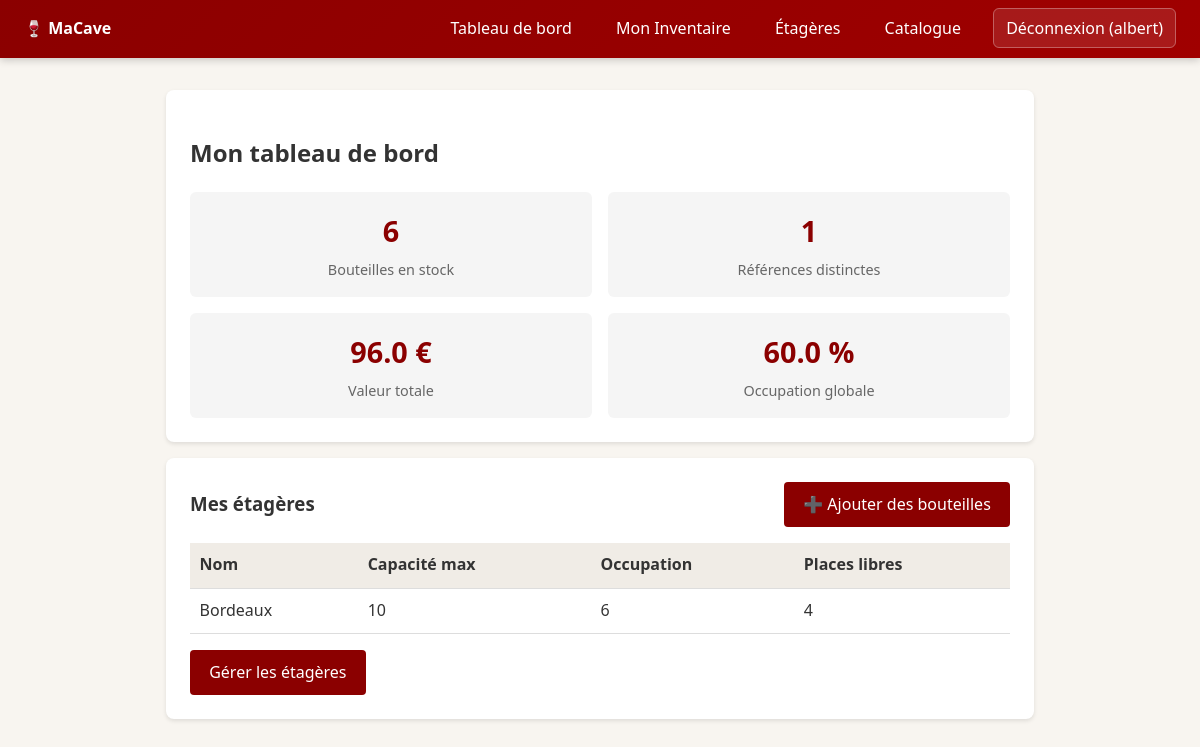
Before: /cave/dashboard (signed in) with the older database file.
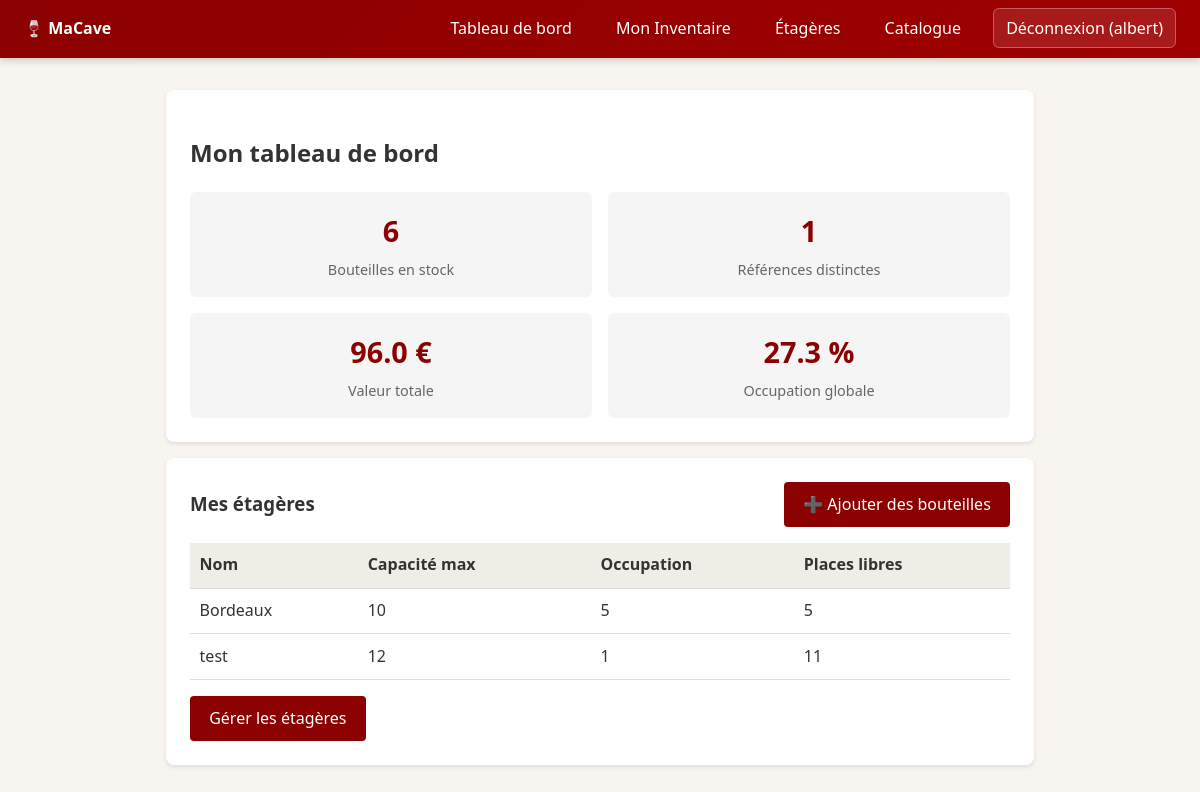
After: the same page with the newer database file.
### tables this page shows
CREATE TABLE utilisateurs (
    id INTEGER PRIMARY KEY AUTOINCREMENT,
    username TEXT NOT NULL UNIQUE,
    email TEXT NOT NULL UNIQUE,
    password_hash TEXT NOT NULL
);

CREATE TABLE etageres (
    id INTEGER PRIMARY KEY AUTOINCREMENT,
    cave_id INTEGER NOT NULL,
    nom TEXT NOT NULL,
    capacite_max INTEGER NOT NULL DEFAULT 0,
    UNIQUE (cave_id, nom),
    FOREIGN KEY (cave_id) REFERENCES caves(id) ON DELETE CASCADE
);

### src/macave/routes/cave_routes.py (the view)
@bp.route("/dashboard")
def dashboard():
    cave_id = _get_cave_id()
    if cave_id is None:
        flash("Aucune cave trouvée.", "warning")
        return redirect(url_for("auth.login"))
    stats = stock_service.get_cave_stats(cave_id, g.db)
    etageres = stock_service.get_etageres_by_cave(cave_id, g.db)
    for e in etageres:
        occ = g.db.execute(
            "SELECT COUNT(*) as cnt FROM bouteilles WHERE etagere_id = ? AND statut = 'en_stock'",
            (e.id,),
        ).fetchone()["cnt"]
        e._occupation = occ
    return render_template(
        "cave/dashboard.html", stats=stats, etageres=etageres
    )

### src/macave/db.py (called while the page is built)
    def __enter__(self) -> sqlite3.Connection:
        self._connection = sqlite3.connect(self.db_path)
        self._connection.row_factory = sqlite3.Row
        self._connection.execute("PRAGMA foreign_keys = ON")
        return self._connection

### src/macave/routes/cave_routes.py (called while the page is built)
def _get_cave_id() -> int | None:
    if g.user is None:
        return None
    row = g.db.execute(
        "SELECT id FROM caves WHERE utilisateur_id = ?", (g.user.id,)
    ).fetchone()
    return row["id"] if row else None

### src/macave/services/auth_service.py (called while the page is built)
def get_user_by_id(user_id: int, conn: sqlite3.Connection) -> Utilisateur | None:
    row = conn.execute(
        "SELECT id, username, email, password_hash FROM utilisateurs WHERE id = ?",
        (user_id,),
    ).fetchone()
    if row is None:
        return None
    return Utilisateur(
        id=row["id"],
        username=row["username"],
        email=row["email"],
        password_hash=row["password_hash"],
    )

### src/macave/services/stock_service.py (called while the page is built)
def get_etageres_by_cave(cave_id: int, conn: sqlite3.Connection) -> list[Etagere]:
    rows = conn.execute(
        "SELECT id, nom, capacite_max FROM etageres WHERE cave_id = ?",
        (cave_id,),
    ).fetchall()
    return [Etagere(id=r["id"], nom=r["nom"], capacite_max=r["capacite_max"]) for r in rows]

### src/macave/templates/cave/dashboard.html (shortened to what this page needs)
{% extends 'base.html' %}
{% block content %}
<div class="card">
  <h2>Mon tableau de bord</h2>
  <div class="grid-2" style="margin-top: 1rem;">
    <div class="stat-box">
      <div class="value">{{ stats.nb_bouteilles }}</div>
      <div class="label">Bouteilles en stock</div>
    </div>
    <div class="stat-box">
      <div class="value">{{ stats.nb_references }}</div>
      <div class="label">Références distinctes</div>
    </div>
    <div class="stat-box">
      <div class="value">{{ stats.valeur_totale }} €</div>
      <div class="label">Valeur totale</div>
    </div>
    <div class="stat-box">
      <div class="value">
        {% if stats.occupation_globale is not none %}
          {{ "%.1f"|format(stats.occupation_globale) }} %
        {% else %}
          —
        {% endif %}
      </div>
      <div class="label">Occupation globale</div>
    </div>
  </div>
</div>
<div class="card">
  <div class="header-with-action">
    <h3>Mes étagères</h3>
    <a href="{{ url_for('cave.ajouter_bouteilles') }}" class="btn">➕ Ajouter des bouteilles</a>
  </div>
  {% if etageres %}
    <table>
      <thead>
        <tr><th>Nom</th><th>Capacité max</th><th>Occupation</th><th>Places libres</th></tr>
      </thead>
      <tbody>
        {% for e in etageres %}
        <tr>
          <td>{{ e.nom }}</td>
          <td>{{ e.capacite_max }}</td>
          <td>{{ e._occupation }}</td>
          <td>{{ e.capacite_max - e._occupation }}</td>
        </tr>
        {% endfor %}
      </tbody>
    </table>
    <div style="margin-top: 1rem;">
      <a href="{{ url_for('cave.etageres') }}" class="btn">Gérer les étagères</a>
    </div>
  {% else %}
    <p>Aucune étagère. <a href="{{ url_for('cave.etageres') }}">En créer une</a>.</p>
  {% endif %}
</div>
{% endblock %}

### src/macave/templates/base.html (shortened to what this page needs)
<!doctype html>
<html lang="fr">
<head>
</head>
<body>
  <nav>
    <div><strong>🍷 MaCave</strong></div>
    <div>
      {% if g.user %}
        <a href="{{ url_for('cave.dashboard') }}">Tableau de bord</a>
        <a href="{{ url_for('inventaire.index') }}">Mon Inventaire</a>
        <a href="{{ url_for('cave.etageres') }}">Étagères</a>
        <a href="{{ url_for('catalogue.vins') }}">Catalogue</a>
        <a href="{{ url_for('auth.logout') }}" class="btn-logout">Déconnexion ({{ g.user.username }})</a>
      {% else %}
        <a href="{{ url_for('auth.register') }}">Inscription</a>
        <a href="{{ url_for('auth.login') }}">Connexion</a>
      {% endif %}
    </div>
  </nav>
  <div class="container">
    {% block content %}{% endblock %}
  </div>
</body>
</html>

### src/macave/templates/base.html (style rules this page uses)
:root { --primary: #8B0000; --bg: #f8f5f0; --card: #fff; --text: #333; --border: #ddd; --success: #2e7d32; --danger: #c62828; --warning: #f9a825; --info: #1565c0; }
* { box-sizing: border-box; }
body { margin: 0; font-family: 'Segoe UI', system-ui, -apple-system, sans-serif; background: var(--bg); color: var(--text); line-height: 1.6; }
nav { background: linear-gradient(135deg, var(--primary), #a00000); color: white; padding: 1rem 1.5rem; display: flex; justify-content: space-between; align-items: center; box-shadow: 0 2px 8px rgba(0,0,0,0.2); position: sticky; top: 0; z-index: 100; }
nav a { color: white; text-decoration: none; margin-left: 1rem; padding: 0.5rem 0.75rem; border-radius: 6px; transition: background 0.2s; }
nav .btn-logout { background: rgba(255,255,255,0.1); border: 1px solid rgba(255,255,255,0.3); }
.container { max-width: 900px; margin: 2rem auto; padding: 0 1rem; }
.card { background: var(--card); border-radius: 8px; box-shadow: 0 2px 4px rgba(0,0,0,0.1); padding: 1.5rem; margin-bottom: 1rem; }
button, .btn { display: inline-block; background: var(--primary); color: white; border: none; padding: 0.6rem 1.2rem; border-radius: 4px; cursor: pointer; text-decoration: none; font-size: 1rem; }
table { width: 100%; border-collapse: collapse; margin-top: 1rem; }
th, td { text-align: left; padding: 0.6rem; border-bottom: 1px solid var(--border); }
th { background: #f0ece6; }
.grid-2 { display: grid; grid-template-columns: 1fr 1fr; gap: 1rem; }
.stat-box { text-align: center; padding: 1rem; background: #f5f5f5; border-radius: 6px; }
.stat-box .value { font-size: 1.8rem; font-weight: bold; color: var(--primary); }
.stat-box .label { font-size: 0.9rem; color: #666; margin-top: 0.25rem; }

### src/macave/templates/cave/dashboard.html (style rules this page uses)
.header-with-action { display: flex; justify-content: space-between; align-items: center; flex-wrap: wrap; gap: 1rem; margin-bottom: 1rem; }
.header-with-action h3 { margin: 0; }

Changed rows visible on the page:
computed for etageres "Bordeaux": _occupation "6" → "5"; e.capacite_max-e._occupation "4" → "5"
added etageres: nom "test", capacite_max "12", _occupation "1", e.capacite_max-e._occupation "11"
Other visible differences:
{{ "%.1f"|format(stats.occupation_globale) }}: "60.0" → "27.3"
